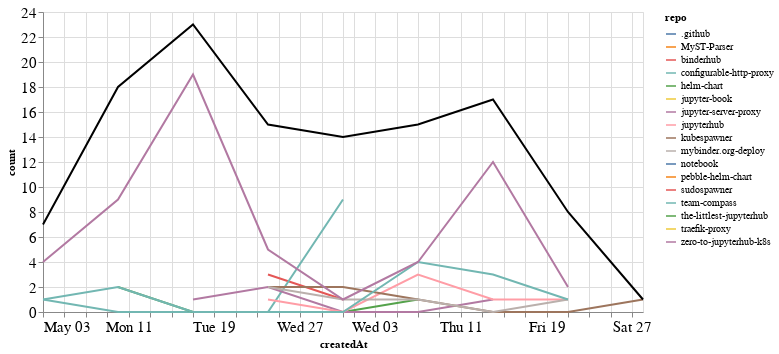

This figure's notebook cell:
### Markdown cell above
## Comments

### Code cell
comments_time = comments.groupby('repo').resample('W', on='createdAt').count()['author'].reset_index()
comments_time = comments_time.rename(columns={'author': 'count'})
comments_time_total = comments_time.groupby('createdAt').agg({"count": "sum"}).reset_index()
ch1 = alt.Chart(comments_time, width=600).mark_line().encode(
    x='createdAt',
    y='count',
    color='repo',
    tooltip="repo"
)

ch2 = alt.Chart(comments_time_total, width=600).mark_line(color="black").encode(
    x='createdAt',
    y='count',
)

ch1 + ch2

### Figure 1 — Vega-Lite specification as saved in the notebook (floating-point values rounded to 4 significant figures)
{"config": {"axisLeft": {"labelFontSize": 15}, "axisBottom": {"labelFontSize": 15}}, "layer": [{"data": {"name": "data-952d04c3024911f4c66baf8429907f48"}, "mark": "line", "encoding": {"color": {"type": "nominal", "field": "repo"}, "tooltip": {"type": "nominal", "field": "repo"}, "x": {"type": "temporal", "field": "createdAt"}, "y": {"type": "quantitative", "field": "count"}}, "width": 600}, {"data": {"name": "data-758f0955fb2b9ad70354aa5ddc364a0c"}, "mark": {"type": "line", "color": "black"}, "encoding": {"x": {"type": "temporal", "field": "createdAt"}, "y": {"type": "quantitative", "field": "count"}}, "width": 600}], "$schema": "https://vega.github.io/schema/vega-lite/v4.8.1.json", "datasets": {"data-952d04c3024911f4c66baf8429907f48": [{"repo": ".github", "createdAt": "2020-05-03T00:00:00", "count": 1}, {"repo": "MyST-Parser", "createdAt": "2020-05-10T00:00:00", "count": 3}, {"repo": "binderhub", "createdAt": "2020-05-24T00:00:00", "count": 3}, {"repo": "binderhub", "createdAt": "2020-05-31T00:00:00", "count": 1}, {"repo": "configurable-http-proxy", "createdAt": "2020-05-03T00:00:00", "count": 1}, {"repo": "configurable-http-proxy", "createdAt": "2020-05-10T00:00:00", "count": 0}, {"repo": "configurable-http-proxy", "createdAt": "2020-05-17T00:00:00", "count": 0}, {"repo": "configurable-http-proxy", "createdAt": "2020-05-24T00:00:00", "count": 0}, {"repo": "configurable-http-proxy", "createdAt": "2020-05-31T00:00:00", "count": 9}, {"repo": "helm-chart", "createdAt": "2020-05-10T00:00:00", "count": 2}, {"repo": "helm-chart", "createdAt": "2020-05-17T00:00:00", "count": 0}, {"repo": "helm-chart", "createdAt": "2020-05-24T00:00:00", "count": 0}, {"repo": "helm-chart", "createdAt": "2020-05-31T00:00:00", "count": 0}, {"repo": "helm-chart", "createdAt": "2020-06-07T00:00:00", "count": 1}, {"repo": "jupyter-book", "createdAt": "2020-05-10T00:00:00", "count": 1}, {"repo": "jupyter-server-proxy", "createdAt": "2020-05-17T00:00:00", "count": 1}, {"repo": "jupyter-server-proxy", "createdAt": "2020-05-24T00:00:00", "count": 2}, {"repo": "jupyter-server-proxy", "createdAt": "2020-05-31T00:00:00", "count": 0}, {"repo": "jupyter-server-proxy", "createdAt": "2020-06-07T00:00:00", "count": 0}, {"repo": "jupyter-server-proxy", "createdAt": "2020-06-14T00:00:00", "count": 1}, {"repo": "jupyterhub", "createdAt": "2020-05-24T00:00:00", "count": 1}, {"repo": "jupyterhub", "createdAt": "2020-05-31T00:00:00", "count": 0}, {"repo": "jupyterhub", "createdAt": "2020-06-07T00:00:00", "count": 3}, {"repo": "jupyterhub", "createdAt": "2020-06-14T00:00:00", "count": 1}, {"repo": "jupyterhub", "createdAt": "2020-06-21T00:00:00", "count": 1}, {"repo": "kubespawner", "createdAt": "2020-05-24T00:00:00", "count": 2}, {"repo": "kubespawner", "createdAt": "2020-05-31T00:00:00", "count": 2}, {"repo": "kubespawner", "createdAt": "2020-06-07T00:00:00", "count": 1}, {"repo": "kubespawner", "createdAt": "2020-06-14T00:00:00", "count": 0}, {"repo": "kubespawner", "createdAt": "2020-06-21T00:00:00", "count": 0}, {"repo": "kubespawner", "createdAt": "2020-06-28T00:00:00", "count": 1}, {"repo": "mybinder.org-deploy", "createdAt": "2020-05-24T00:00:00", "count": 2}, {"repo": "mybinder.org-deploy", "createdAt": "2020-05-31T00:00:00", "count": 1}, {"repo": "mybinder.org-deploy", "createdAt": "2020-06-07T00:00:00", "count": 1}, {"repo": "mybinder.org-deploy", "createdAt": "2020-06-14T00:00:00", "count": 0}, {"repo": "mybinder.org-deploy", "createdAt": "2020-06-21T00:00:00", "count": 1}, {"repo": "notebook", "createdAt": "2020-05-17T00:00:00", "count": 1}, {"repo": "pebble-helm-chart", "createdAt": "2020-06-07T00:00:00", "count": 1}, {"repo": "sudospawner", "createdAt": "2020-06-21T00:00:00", "count": 3}, {"repo": "team-compass", "createdAt": "2020-05-03T00:00:00", "count": 1}, {"repo": "team-compass", "createdAt": "2020-05-10T00:00:00", "count": 2}, {"repo": "team-compass", "createdAt": "2020-05-17T00:00:00", "count": 0}, {"repo": "team-compass", "createdAt": "2020-05-24T00:00:00", "count": 0}, {"repo": "team-compass", "createdAt": "2020-05-31T00:00:00", "count": 0}, {"repo": "team-compass", "createdAt": "2020-06-07T00:00:00", "count": 4}, {"repo": "team-compass", "createdAt": "2020-06-14T00:00:00", "count": 3}, {"repo": "team-compass", "createdAt": "2020-06-21T00:00:00", "count": 1}, {"repo": "the-littlest-jupyterhub", "createdAt": "2020-05-10T00:00:00", "count": 1}, {"repo": "traefik-proxy", "createdAt": "2020-05-17T00:00:00", "count": 2}, {"repo": "zero-to-jupyterhub-k8s", "createdAt": "2020-05-03T00:00:00", "count": 4}, {"repo": "zero-to-jupyterhub-k8s", "createdAt": "2020-05-10T00:00:00", "count": 9}, {"repo": "zero-to-jupyterhub-k8s", "createdAt": "2020-05-17T00:00:00", "count": 19}, {"repo": "zero-to-jupyterhub-k8s", "createdAt": "2020-05-24T00:00:00", "count": 5}, {"repo": "zero-to-jupyterhub-k8s", "createdAt": "2020-05-31T00:00:00", "count": 1}, {"repo": "zero-to-jupyterhub-k8s", "createdAt": "2020-06-07T00:00:00", "count": 4}, {"repo": "zero-to-jupyterhub-k8s", "createdAt": "2020-06-14T00:00:00", "count": 12}, {"repo": "zero-to-jupyterhub-k8s", "createdAt": "2020-06-21T00:00:00", "count": 2}], "data-758f0955fb2b9ad70354aa5ddc364a0c": [{"createdAt": "2020-05-03T00:00:00", "count": 7}, {"createdAt": "2020-05-10T00:00:00", "count": 18}, {"createdAt": "2020-05-17T00:00:00", "count": 23}, {"createdAt": "2020-05-24T00:00:00", "count": 15}, {"createdAt": "2020-05-31T00:00:00", "count": 14}, {"createdAt": "2020-06-07T00:00:00", "count": 15}, {"createdAt": "2020-06-14T00:00:00", "count": 17}, {"createdAt": "2020-06-21T00:00:00", "count": 8}, {"createdAt": "2020-06-28T00:00:00", "count": 1}]}}
